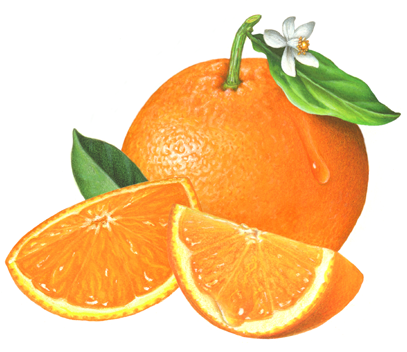
#> input picture fruits/test/orange_94.jpg, 407 x 352 px
$ python main.py
#> lines starting #> are read from the running program, lines starting #| are printed output that depends on the picture; after the words box and inside, x2 and y2 are one past the last pixel; in counts of white or black regions, pixels touching at a corner belong together
import cv2
import matplotlib.pyplot as plt
import numpy as np
import typing as _typing

RawImage = _typing.Union[cv2.typing.MatLike, str]
MatLike = cv2.typing.MatLike
Size = cv2.typing.Size

class Image:
    matlike: MatLike

    def __init__(self, image: RawImage):

#> called with image = './fruits/test/orange_94.jpg'
        if isinstance(image, str):
            self.matlike = cv2.imread(image, cv2.IMREAD_GRAYSCALE)
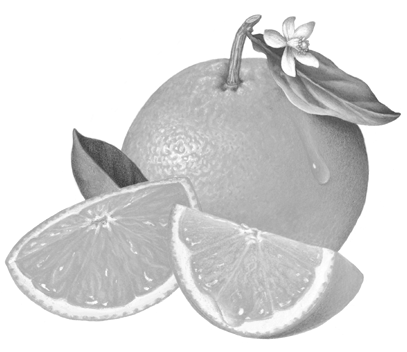
#> self.matlike: shape (352, 407); min 61, max 255, mean 216.4
        else:
            self.matlike = image


    def add_salt_pepper_noise(self, salt_prob: float, pepper_prob: float, image: MatLike=None, seed: int=10):
#> called with salt_prob = 0.02, pepper_prob = 0.02, seed = 5
        np.random.seed(seed)

        if image is None:
            image = self.matlike

        noisy_image = np.copy(image)
        total_pixels = image.size
#> total_pixels = 143264

        salt_pixels = int(total_pixels * salt_prob)
#> salt_pixels = 2865
        pepper_pixels = int(total_pixels * pepper_prob)
#> pepper_pixels = 2865

        coords_salt = [np.random.randint(0, i-1, salt_pixels) for i in image.shape]
        noisy_image[coords_salt[0], coords_salt[1]] = 255
        coords_pepper = [np.random.randint(0, i-1, pepper_pixels) for i in image.shape]
        noisy_image[coords_pepper[0], coords_pepper[1]] = 0
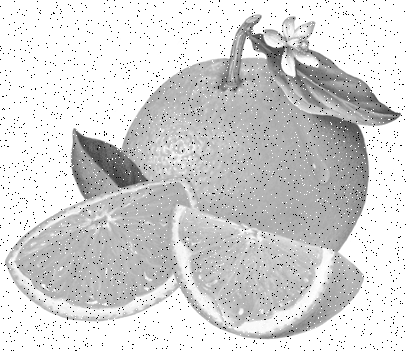
#> noisy_image: shape (352, 407); min 0, max 255, mean 212.9
#> in save_plot, `plt.savefig(f'{file_name}.png')`:
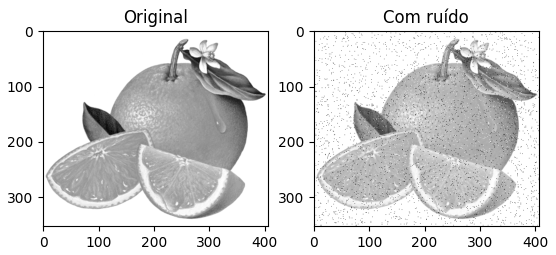
#> figure drawn by matplotlib, 2 panels

        return noisy_image

    def gaussian(self, image: MatLike=None, ksize: Size=(5,5), sigmaX: float=0):
#> called with ksize = (5, 5), sigmaX = 0
        if image is None:
            return cv2.GaussianBlur(self.matlike, ksize, sigmaX)

        return cv2.GaussianBlur(noisy_image, ksize, sigmaX)
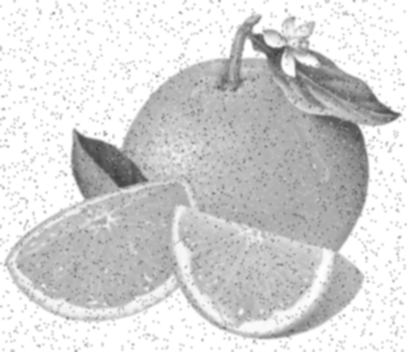
#> returned value: shape (352, 407); min 61, max 255, mean 212.9

    def median(self, image:MatLike=None, ksize: int=5):
#> called with ksize = 5
        if image is None:
            return cv2.medianBlur(self.matlike, ksize)

        return cv2.medianBlur(image, ksize)

    def mean(self, image: MatLike=None, ksize: Size=(5,5)):
#> called with ksize = (5, 5)
        if image is None:
            return cv2.blur(self.matlike, ksize)

        return cv2.blur(image, ksize)

    def otsu(self, type: int, image: MatLike=None, tresh: float=0, maxval: float=255):
        if image is None:
            return cv2.threshold(self.image, tresh, maxval, type)

        return cv2.threshold(image, tresh, maxval, type)


def save_plot(image: Image,  main_title: str, file_name: str, other_image: Image = None, other_title: str=""):
    plt.clf()
    if other_image is not None:
        plt.subplot(1, 2, 1)

    plt.title(main_title)
    plt.imshow(image, cmap='gray')

    if other_image is not None:
        if not other_title:
            raise ValueError("other_title is missing")

        plt.subplot(1, 2, 2)
        plt.title(other_title)
        plt.imshow(other_image, cmap='gray')

    plt.savefig(f'{file_name}.png')


image = Image("./fruits/test/orange_94.jpg")
noisy_image = image.add_salt_pepper_noise(0.02, 0.02, seed=5)
save_plot(image.matlike, "Original", "aplica_ruido", noisy_image, "Com ruído")

gaussean_image = image.gaussian(noisy_image)
save_plot(noisy_image, "Imagem com ruído", "ruido_gausseano", gaussean_image, "Imagem com filtro gausseano")

median_image = image.median(noisy_image)
save_plot(noisy_image, "Imagem com ruído", "ruido_mediana", median_image, "Imagem com filtro mediana")

mean_image = image.mean(noisy_image)
save_plot(noisy_image, "Imagem com ruído", "ruido_media", mean_image, "Imagem com filtro de média")

otsu_limiar, otsu_segmented = image.otsu(cv2.THRESH_BINARY + cv2.THRESH_OTSU, median_image)
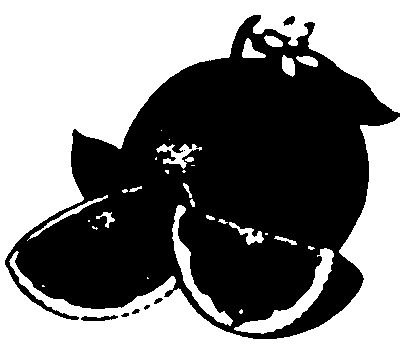
#> otsu_segmented: shape (352, 407); 51.6% white; 8 black regions (2 under 20 px), largest, box (x1, y1, x2, y2) and area: (5, 15, 400, 339) 69093, (81, 315, 118, 321) 136, (283, 16, 295, 26) 73, (154, 298, 163, 304) 32, (132, 309, 140, 314) 27, (121, 313, 129, 317) 24
#> otsu_limiar = 215
save_plot(median_image, "Filtro Mediana", "mediana_otsu_segmentado", otsu_segmented, "Segmentada com Otsu")
print(f"Limiar escolhido pelo método de Otsu(Média): {otsu_limiar}")
#| Limiar escolhido pelo método de Otsu(Média): 215.0

otsu_limiar, otsu_segmented = image.otsu(cv2.THRESH_BINARY + cv2.THRESH_OTSU, gaussean_image)
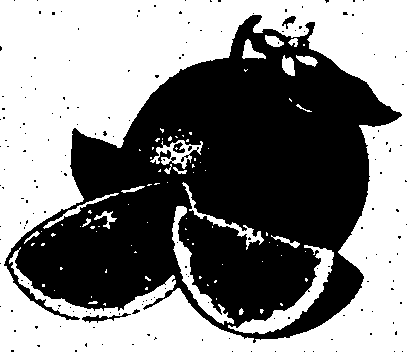
#> otsu_segmented: shape (352, 407); 51.7% white; 174 black regions (169 under 20 px), largest, box (x1, y1, x2, y2) and area: (4, 15, 402, 343) 68324, (82, 313, 131, 323) 167, (282, 16, 296, 29) 79, (173, 142, 185, 153) 76, (132, 309, 140, 314) 22
#> otsu_limiar = 211
save_plot(gaussean_image, "Filtro Gausseano", "gausseana_otsu_segmentado", otsu_segmented, "Segmentada com Otsu")
print(f"Limiar escolhido pelo método de Otsu(Gausseano): {otsu_limiar}")
#| Limiar escolhido pelo método de Otsu(Gausseano): 211.0

otsu_limiar, otsu_segmented = image.otsu(cv2.THRESH_BINARY + cv2.THRESH_OTSU, gaussean_image)
save_plot(mean_image, "Filtro Média", "media_otsu_segmentado", otsu_segmented, "Segmentada com Otsu")
print(f"Limiar escolhido pelo método de Otsu(Média): {otsu_limiar}")
#| Limiar escolhido pelo método de Otsu(Média): 211.0
